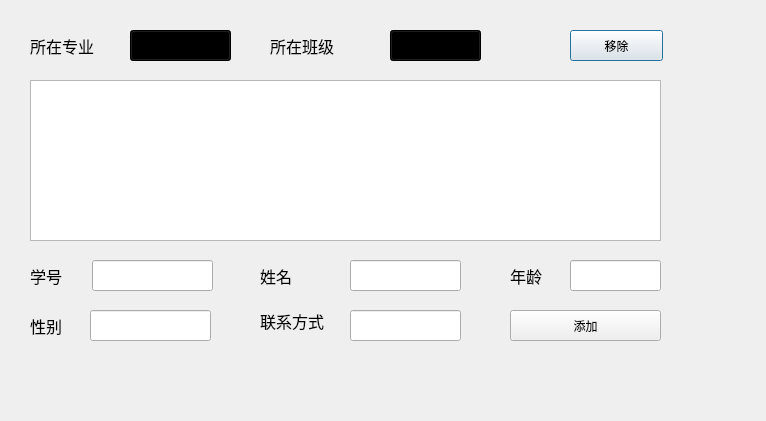
<?xml version="1.0" encoding="UTF-8"?>
<ui version="4.0">
 <class>Dialog3_2</class>
 <widget class="QDialog" name="Dialog3_2">
  <property name="geometry">
   <rect>
    <x>0</x>
    <y>0</y>
    <width>766</width>
    <height>421</height>
   </rect>
  </property>
  <property name="windowTitle">
   <string>Dialog</string>
  </property>
  <widget class="QLineEdit" name="Sid">
   <property name="geometry">
    <rect>
     <x>92</x>
     <y>260</y>
     <width>121</width>
     <height>31</height>
    </rect>
   </property>
  </widget>
  <widget class="QComboBox" name="comboBox">
   <property name="geometry">
    <rect>
     <x>130</x>
     <y>30</y>
     <width>101</width>
     <height>31</height>
    </rect>
   </property>
   <property name="styleSheet">
    <string notr="true">background-color: qlineargradient(spread:pad, x1:0, y1:0, x2:1, y2:0, stop:0 rgba(0, 255, 255, 255), stop:1 rgba(255, 255, 255, 255));
font: 12pt &quot;楷体&quot;;</string>
   </property>
  </widget>
  <widget class="QLabel" name="label_4">
   <property name="geometry">
    <rect>
     <x>260</x>
     <y>260</y>
     <width>51</width>
     <height>31</height>
    </rect>
   </property>
   <property name="font">
    <font>
     <family>楷体</family>
     <pointsize>12</pointsize>
    </font>
   </property>
   <property name="text">
    <string>姓名</string>
   </property>
  </widget>
  <widget class="QComboBox" name="comboBox_2">
   <property name="geometry">
    <rect>
     <x>390</x>
     <y>30</y>
     <width>91</width>
     <height>31</height>
    </rect>
   </property>
   <property name="styleSheet">
    <string notr="true">background-color: qlineargradient(spread:pad, x1:0, y1:0, x2:1, y2:0, stop:0 rgba(0, 255, 255, 255), stop:1 rgba(255, 255, 255, 255));
font: 12pt &quot;楷体&quot;;</string>
   </property>
  </widget>
  <widget class="QLabel" name="label_6">
   <property name="geometry">
    <rect>
     <x>510</x>
     <y>260</y>
     <width>61</width>
     <height>31</height>
    </rect>
   </property>
   <property name="font">
    <font>
     <family>楷体</family>
     <pointsize>12</pointsize>
    </font>
   </property>
   <property name="text">
    <string>年龄</string>
   </property>
  </widget>
  <widget class="QLabel" name="label_7">
   <property name="geometry">
    <rect>
     <x>260</x>
     <y>300</y>
     <width>91</width>
     <height>41</height>
    </rect>
   </property>
   <property name="font">
    <font>
     <family>楷体</family>
     <pointsize>12</pointsize>
    </font>
   </property>
   <property name="text">
    <string>联系方式</string>
   </property>
  </widget>
  <widget class="QLineEdit" name="Ssex">
   <property name="geometry">
    <rect>
     <x>90</x>
     <y>310</y>
     <width>121</width>
     <height>31</height>
    </rect>
   </property>
  </widget>
  <widget class="QLabel" name="label_5">
   <property name="geometry">
    <rect>
     <x>30</x>
     <y>310</y>
     <width>51</width>
     <height>31</height>
    </rect>
   </property>
   <property name="font">
    <font>
     <family>楷体</family>
     <pointsize>12</pointsize>
    </font>
   </property>
   <property name="text">
    <string>性别</string>
   </property>
  </widget>
  <widget class="QLabel" name="label_2">
   <property name="geometry">
    <rect>
     <x>270</x>
     <y>30</y>
     <width>101</width>
     <height>31</height>
    </rect>
   </property>
   <property name="font">
    <font>
     <family>楷体</family>
     <pointsize>12</pointsize>
    </font>
   </property>
   <property name="text">
    <string>所在班级</string>
   </property>
  </widget>
  <widget class="QPushButton" name="pushButton">
   <property name="geometry">
    <rect>
     <x>570</x>
     <y>30</y>
     <width>93</width>
     <height>31</height>
    </rect>
   </property>
   <property name="text">
    <string>移除</string>
   </property>
  </widget>
  <widget class="QLabel" name="label_3">
   <property name="geometry">
    <rect>
     <x>30</x>
     <y>260</y>
     <width>51</width>
     <height>31</height>
    </rect>
   </property>
   <property name="font">
    <font>
     <family>楷体</family>
     <pointsize>12</pointsize>
    </font>
   </property>
   <property name="text">
    <string>学号</string>
   </property>
  </widget>
  <widget class="QPushButton" name="pushButton_2">
   <property name="geometry">
    <rect>
     <x>510</x>
     <y>310</y>
     <width>151</width>
     <height>31</height>
    </rect>
   </property>
   <property name="text">
    <string>添加</string>
   </property>
  </widget>
  <widget class="QLineEdit" name="Sname">
   <property name="geometry">
    <rect>
     <x>350</x>
     <y>260</y>
     <width>111</width>
     <height>31</height>
    </rect>
   </property>
  </widget>
  <widget class="QLabel" name="label">
   <property name="geometry">
    <rect>
     <x>30</x>
     <y>30</y>
     <width>91</width>
     <height>31</height>
    </rect>
   </property>
   <property name="font">
    <font>
     <family>楷体</family>
     <pointsize>12</pointsize>
    </font>
   </property>
   <property name="text">
    <string>所在专业</string>
   </property>
  </widget>
  <widget class="QTableWidget" name="tableWidget">
   <property name="geometry">
    <rect>
     <x>30</x>
     <y>80</y>
     <width>631</width>
     <height>161</height>
    </rect>
   </property>
  </widget>
  <widget class="QLineEdit" name="Stele">
   <property name="geometry">
    <rect>
     <x>350</x>
     <y>310</y>
     <width>111</width>
     <height>31</height>
    </rect>
   </property>
  </widget>
  <widget class="QLineEdit" name="Sage">
   <property name="geometry">
    <rect>
     <x>570</x>
     <y>260</y>
     <width>91</width>
     <height>31</height>
    </rect>
   </property>
  </widget>
 </widget>
 <resources/>
 <connections/>
</ui>
